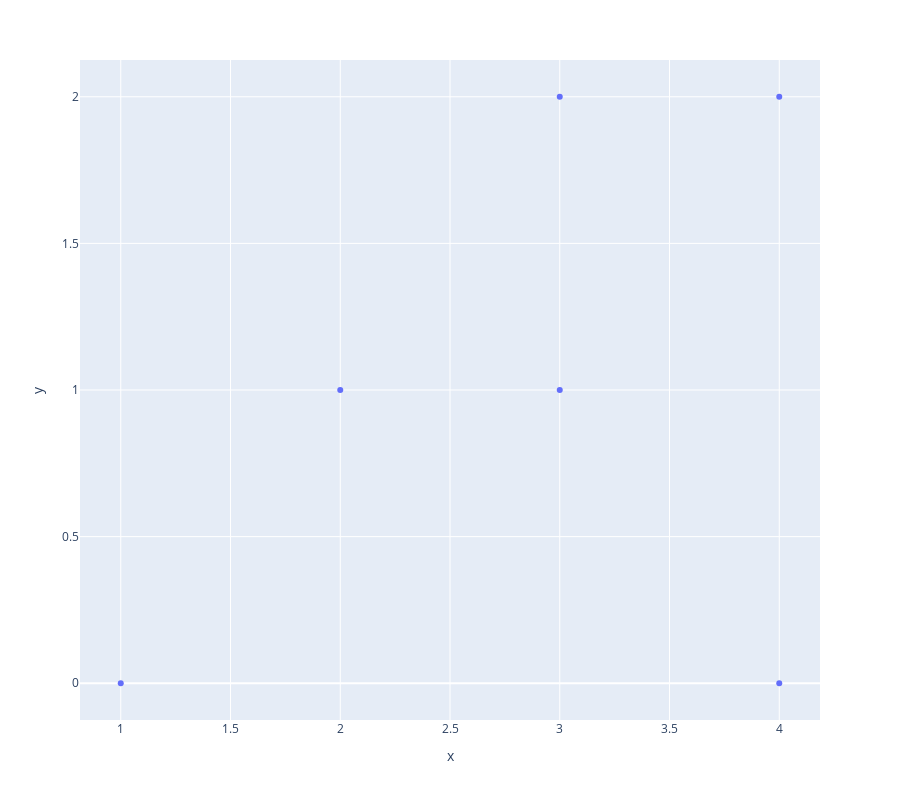

Source (notebook cell):
### Code cell
# celeri.plot_block_labels(segment, block, station)
import plotly.express as px
# fig = px.scatter(station, x="lon", y="lat", text="name", log_x=False, size_max=60000)
# fig.update_traces(textposition='top center')
x = [1, 4, None, 2, 3, None, 3, 4]
y = [0, 0, None, 1, 1, None, 2, 2]
df = pd.DataFrame({'x':x, 'y':y})
# fig.add_trace(px.scatter(df, x="x", y="y"))
fig = px.scatter(df, x="x", y="y")
fig.update_traces(line=dict(color = 'rgba(50,50,50,0.2)'))


fig.update_layout(height=800)
fig.show()

### Figure 1 — Plotly figure (JSON) as saved in the notebook; plotly's stock layout.template omitted (floating-point values rounded to 4 significant figures)
{"data": [{"hovertemplate": "x=%{x}<br>y=%{y}<extra></extra>", "legendgroup": "", "marker": {"color": "#636efa", "symbol": "circle"}, "mode": "markers", "name": "", "orientation": "v", "showlegend": false, "type": "scatter", "x": [1, 4, null, 2, 3, null, 3, 4], "xaxis": "x", "y": [0, 0, null, 1, 1, null, 2, 2], "yaxis": "y"}], "layout": {"height": 800, "legend": {"tracegroupgap": 0}, "margin": {"t": 60}, "xaxis": {"anchor": "y", "domain": [0, 1], "title": {"text": "x"}}, "yaxis": {"anchor": "x", "domain": [0, 1], "title": {"text": "y"}}}}
